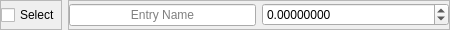
<?xml version="1.0" encoding="UTF-8"?>
<ui version="4.0">
 <class>FloatEntry</class>
 <widget class="QWidget" name="FloatEntry">
  <property name="geometry">
   <rect>
    <x>0</x>
    <y>0</y>
    <width>450</width>
    <height>30</height>
   </rect>
  </property>
  <property name="sizePolicy">
   <sizepolicy hsizetype="Expanding" vsizetype="Fixed">
    <horstretch>0</horstretch>
    <verstretch>0</verstretch>
   </sizepolicy>
  </property>
  <property name="minimumSize">
   <size>
    <width>0</width>
    <height>30</height>
   </size>
  </property>
  <property name="windowTitle">
   <string>Float</string>
  </property>
  <layout class="QHBoxLayout" name="horizontalLayout">
   <property name="leftMargin">
    <number>0</number>
   </property>
   <property name="topMargin">
    <number>0</number>
   </property>
   <property name="rightMargin">
    <number>0</number>
   </property>
   <property name="bottomMargin">
    <number>0</number>
   </property>
   <item>
    <widget class="QFrame" name="FrameSelection">
     <property name="frameShape">
      <enum>QFrame::Shape::StyledPanel</enum>
     </property>
     <property name="frameShadow">
      <enum>QFrame::Shadow::Raised</enum>
     </property>
     <layout class="QVBoxLayout" name="verticalLayout_3">
      <property name="leftMargin">
       <number>0</number>
      </property>
      <property name="topMargin">
       <number>0</number>
      </property>
      <property name="rightMargin">
       <number>0</number>
      </property>
      <property name="bottomMargin">
       <number>0</number>
      </property>
      <item>
       <widget class="QCheckBox" name="Select">
        <property name="text">
         <string>Select</string>
        </property>
       </widget>
      </item>
     </layout>
    </widget>
   </item>
   <item>
    <widget class="QFrame" name="FrameValue">
     <property name="frameShape">
      <enum>QFrame::Shape::StyledPanel</enum>
     </property>
     <property name="frameShadow">
      <enum>QFrame::Shadow::Raised</enum>
     </property>
     <layout class="QHBoxLayout" name="horizontalLayout_5">
      <property name="leftMargin">
       <number>0</number>
      </property>
      <property name="topMargin">
       <number>0</number>
      </property>
      <property name="rightMargin">
       <number>0</number>
      </property>
      <property name="bottomMargin">
       <number>0</number>
      </property>
      <item>
       <widget class="QLineEdit" name="ValueName">
        <property name="text">
         <string/>
        </property>
        <property name="alignment">
         <set>Qt::AlignmentFlag::AlignCenter</set>
        </property>
        <property name="placeholderText">
         <string>Entry Name</string>
        </property>
       </widget>
      </item>
      <item>
       <widget class="QDoubleSpinBox" name="Value">
        <property name="sizePolicy">
         <sizepolicy hsizetype="Expanding" vsizetype="Fixed">
          <horstretch>0</horstretch>
          <verstretch>0</verstretch>
         </sizepolicy>
        </property>
        <property name="decimals">
         <number>8</number>
        </property>
        <property name="minimum">
         <double>-179769313486231570814527423731704356798070567525844996598917476803157260780028538760589558632766878171540458953514382464234321326889464182768467546703537516986049910576551282076245490090389328944075868508455133942304583236903222948165808559332123348274797826204144723168738177180919299881250404026184124858368.000000000000000</double>
        </property>
        <property name="maximum">
         <double>179769313486231570814527423731704356798070567525844996598917476803157260780028538760589558632766878171540458953514382464234321326889464182768467546703537516986049910576551282076245490090389328944075868508455133942304583236903222948165808559332123348274797826204144723168738177180919299881250404026184124858368.000000000000000</double>
        </property>
       </widget>
      </item>
     </layout>
    </widget>
   </item>
  </layout>
 </widget>
 <resources/>
 <connections/>
</ui>
